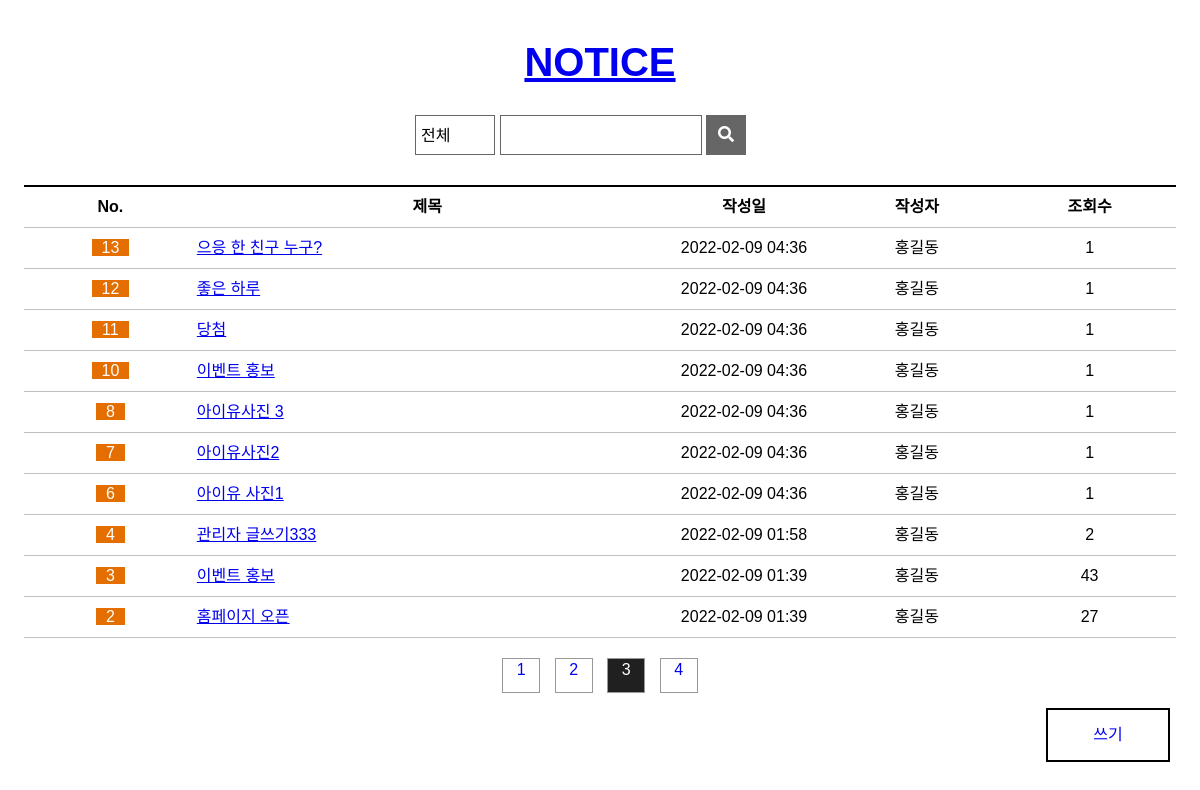
Page /board/blist/?nowpage=3 on the committed database.
### board/models.py (models this page shows, shortened)
class Fboard(models.Model):
    b_no = models.IntegerField(default=0,primary_key=True)
    member = models.ForeignKey(Member,on_delete=models.DO_NOTHING,null=True)
    b_title = models.CharField(max_length=1000)
    b_content = models.TextField()
    b_date = models.DateTimeField(default=datetime.now(),blank=True)
    b_group = models.IntegerField(default=0)
    b_step = models.IntegerField(default=0)
    b_indent = models.IntegerField(default=0)
    b_hit = models.IntegerField(default=1)
    b_img = models.ImageField(blank=True)

### member/models.py (models this page shows)
class Member(models.Model):
    m_id = models.CharField(max_length=30,primary_key=True)
    m_pw = models.CharField(max_length=100)
    m_name = models.CharField(max_length=100)
    def __str__(self):
        return self.m_name

### board/views.py (the view, shortened to what this page needs)
# urls.py: path('blist/', views.blist,name='blist'),
def blist(request):
    nowpage = int(request.GET.get('nowpage',1))
    if request.method == 'GET':
        qs = Fboard.objects.all().order_by('-b_group','b_step')
        paginator = Paginator(qs,10)           # 30개 1-10,2-10,3-10
        blist = paginator.get_page(nowpage)
        context={'blist':blist,'nowpage':nowpage}
        return render(request,'blist.html',context)

### board/templates/blist.html (shortened to what this page needs)
{% load static %}
<!DOCTYPE html>
<html>
<head>
  <link rel="stylesheet" href="https://cdnjs.cloudflare.com/ajax/libs/font-awesome/5.12.1/css/all.min.css">
  <link rel="stylesheet" href="{% static 'css/style.css' %}">
  <link rel="stylesheet" href="{% static 'css/notice_list.css' %}">
</head>
<body>
<section>
    <a href="{% url 'index' %}"><h1>NOTICE</h1></a>
    <div class="wrapper">
      <form action="{% url 'board:blist' %}" id="search" method="post">
        {% if category %}
        <select name="category" id="category">
          <option value="all" {% if category in 'all'%}selected{% endif %} >전체</option>
          <option value="title" {% if category in 'title'%}selected{% endif %}>제목</option>
          <option value="content" {% if category in 'content'%}selected{% endif %}>내용</option>
        </select>
        {% else %}
          <select name="category" id="category">
            <option value="all">전체</option>
          </select>
        {% endif %}
        <div class="title">
          {% if searchword %}
            <input type="text" id="searchword" name="searchword" size="16" value="{{searchword}}">
          {% else %}
            <input type="text" id="searchword" name="searchword" size="16">
          {% endif %}
        </div>
        <button type="button" onclick="searchBtn()"><i class="fas fa-search"></i></button>
      </form>
    </div>
    <table>
      <colgroup>
        <col width="15%">
        <col width="40%">
        <col width="15%">
        <col width="15%">
        <col width="15%">
      </colgroup>
      <tr>
        <th>No.</th>
        <th>제목</th>
        <th>작성일</th>
        <th>작성자</th>
        <th>조회수</th>
      </tr>
      <tbody id="tbody">
        {% if blist %}
          {% for board in blist %}
            <tr>
              <td><span class='table-notice'>{{board.b_no}}</span></td>
              <td class='table-title' id='pInput'>
                <a href='{% url 'board:bview' board.b_no %}'>
                  {% if board.b_indent > 0  %}
                  {% for i in "x"|rjust:board.b_indent %}
                    ▶
                  {% endfor %}
                    {{board.b_title}}
                  {% else %}
                    {{board.b_title}}
                  {% endif %}
                </a>
              </td>
              <td>{{board.b_date|date:'Y-m-d H:i'}}</td>
              <td>{{board.member}}</td>
              <td>{{board.b_hit}}</td>
            </tr>
          {% endfor %}
        {% else %}
          <tr>
            <td colspans='5'>데이터가 없습니다.</td>
          </tr>
        {% endif %}
      </tbody>
    </table>
    <ul class="page-num">
      {% if blist.has_previous %}
        <a href="?nowpage=1"><li class="first"></li></a>
        <a href="?nowpage={{blist.previous_page_number }}"><li class="prev"></li></a>
      {% else %}
        <li class="first"></li>
        <li class="prev"></li>
      {% endif %}
      {% for page in blist.paginator.page_range  %}
        {% if page != nowpage  %}
          <a href="?nowpage={{page}}"><li class="num off"><div>{{page}}</div></li></a>
        {% else %}
          <li class="num on"><div>{{page}}</div></li>
        {% endif %}
      {% endfor %}
      {% if blist.has_next %}
        <a href="?nowpage={{ blist.next_page_number }}"><li class="next"></li></a>
        <a href="?nowpage={{blist.paginator.num_pages }}"><li class="last"></li></a>
      {% else %}
        <li class="next"></li>
        <li class="last"></li>
      {% endif %}
    </ul>
    <a href="{% url 'board:bwrite' %}"><div class="write">쓰기</div></a>
  </section>
</body>
</html>

### static/css/style.css (style rules this page uses)
*, body { margin: 0; padding: 0; font-family: 'Noto Sans KR', sans-serif; font-size: 16px; }
.on { color:white; background:#202020; }
.off { background:none; }
li { display: inline-block; padding-right: 5px; font-size: 13px; }
#cart, #search { float: right; margin-right: 20px; }
.wrapper { width: 1200px; margin: auto; }

### static/css/notice_list.css (style rules this page uses)
section { text-align: center; }
h1 { margin-top: 40px; margin-bottom: 50px; font-size: 40px; }
.wrapper { position: relative; }
select { position: absolute; top: 50%; left: 50%; width: 80px; height: 40px; margin-left: -185px; margin-top: -20px; padding: 5px; border: 1px solid #666666; font-family: inherit; background: url(https://www.midashotel.co.kr/Midas_common/images/homepage/board/search-box-select.png) no-repeat 95% 50%; -webkit-appearance: none; -moz-appearance: none; appearance: none; }
form > div { position: absolute; top: 50%; left: 50%; width: 200px; height: 38px; margin-left: -100px; margin-top: -20px; display: inline-block; border: 1px solid #666666; }
input { position: relative; top: 4px; left: 2px; border: none; font-size: 16px; }
button { position: absolute; top: 50%; left: 50%; width: 40px; height: 40px; margin-left: 106px; margin-top: -20px; background: #666666; color: white; border: none; }
table { width: 96%; margin-top: 100px; margin-left: auto; margin-right: auto; line-height: 40px; }
.table-notice { background-color: #e56e00; color: white; padding-left: 10px; padding-right: 10px; }
.table-title { text-align: left; }
table { border-collapse: collapse; }
th { border: 1px solid silver; border-top: 2px solid black; }
td { border: 1px solid silver; }
th, td { border-left: hidden; border-right: hidden; }
.page-num { margin-top: 15px; }
.page-num li { width: 36px; height: 35px; padding: 0; }
.first { background: url(https://www.midashotel.co.kr/Midas_common/images/homepage/board/paging_first.png) no-repeat; }
.prev { background: url(https://www.midashotel.co.kr/Midas_common/images/homepage/board/paging_prev.png) no-repeat; }
.num { position: relative; top: -15px; height: 33px !important; margin-left: 5px; margin-right: 5px; border: 1px #989898 solid; }
.num > div { position: relative; top: 2px; }
.next { background: url(https://www.midashotel.co.kr/Midas_common/images/homepage/board/paging_next.png) no-repeat; }
.last { background: url(https://www.midashotel.co.kr/Midas_common/images/homepage/board/paging_last.png) no-repeat; }
.write { float: right; width: 120px; height: 50px; line-height: 50px; margin: 0 30px 50px 0; border: 2px black solid; }

### rows in the picture
Fboard: b_no "13", b_title "으응 한 친구 누구?", b_date "2022-02-09 04:36", member "홍길동", b_hit "1"
Fboard: b_no "12", b_title "좋은 하루", b_date "2022-02-09 04:36", member "홍길동", b_hit "1"
Fboard: b_no "11", b_title "당첨", b_date "2022-02-09 04:36", member "홍길동", b_hit "1"
Fboard: b_no "10", b_title "이벤트 홍보", b_date "2022-02-09 04:36", member "홍길동", b_hit "1"
Fboard: b_no "8", b_title "아이유사진 3", b_date "2022-02-09 04:36", member "홍길동", b_hit "1"
Fboard: b_no "7", b_title "아이유사진2", b_date "2022-02-09 04:36", member "홍길동", b_hit "1"
Fboard: b_no "6", b_title "아이유 사진1", b_date "2022-02-09 04:36", member "홍길동", b_hit "1"
Fboard: b_no "4", b_title "관리자 글쓰기333", b_date "2022-02-09 01:58", member "홍길동", b_hit "2"
Fboard: b_no "3", b_title "이벤트 홍보", b_date "2022-02-09 01:39", member "홍길동", b_hit "43"
Fboard: b_no "2", b_title "홈페이지 오픈", b_date "2022-02-09 01:39", member "홍길동", b_hit "27"

### other values in the picture
{{ page }} "1" "2" "4"
{{ page }} "3"
